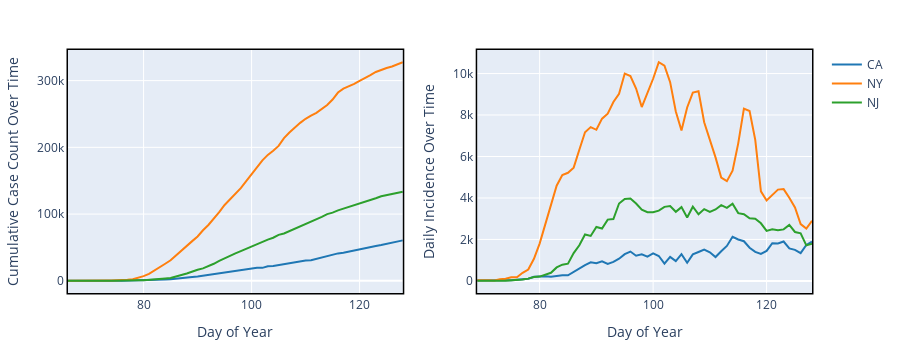

Here is the notebook cell this chart was saved with:
### Markdown cell above
Let's now visualize some of our data. States first:

### Code cell
subset = ['CA','NY','NJ']
colors = pc.DEFAULT_PLOTLY_COLORS

fig = make_subplots(rows=1, cols=2)
for i,s in enumerate(subset):
    fig.add_trace(go.Scatter(name=s,x=x_data,y=states_cumulative[s],mode='lines',line_color=colors[i],showlegend=True),row=1,col=1)
    fig.add_trace(go.Scatter(name=s,x=x_data,y=states_inc_rolling3[s],mode='lines',line_color=colors[i],showlegend=False),row=1,col=2)

fig.update_layout(height=350,margin=dict(l=20, r=20, t=50, b=20))
fig.update_xaxes(title='Day of Year',showline=True, linewidth=1.5, linecolor='black', mirror=True)
fig.update_yaxes(showline=True, linewidth=1.5, linecolor='black', mirror=True)
fig.update_yaxes(title='Cumulative Case Count Over Time',row=1,col=1)
fig.update_yaxes(title='Daily Incidence Over Time',row=1,col=2)
fig.show()
